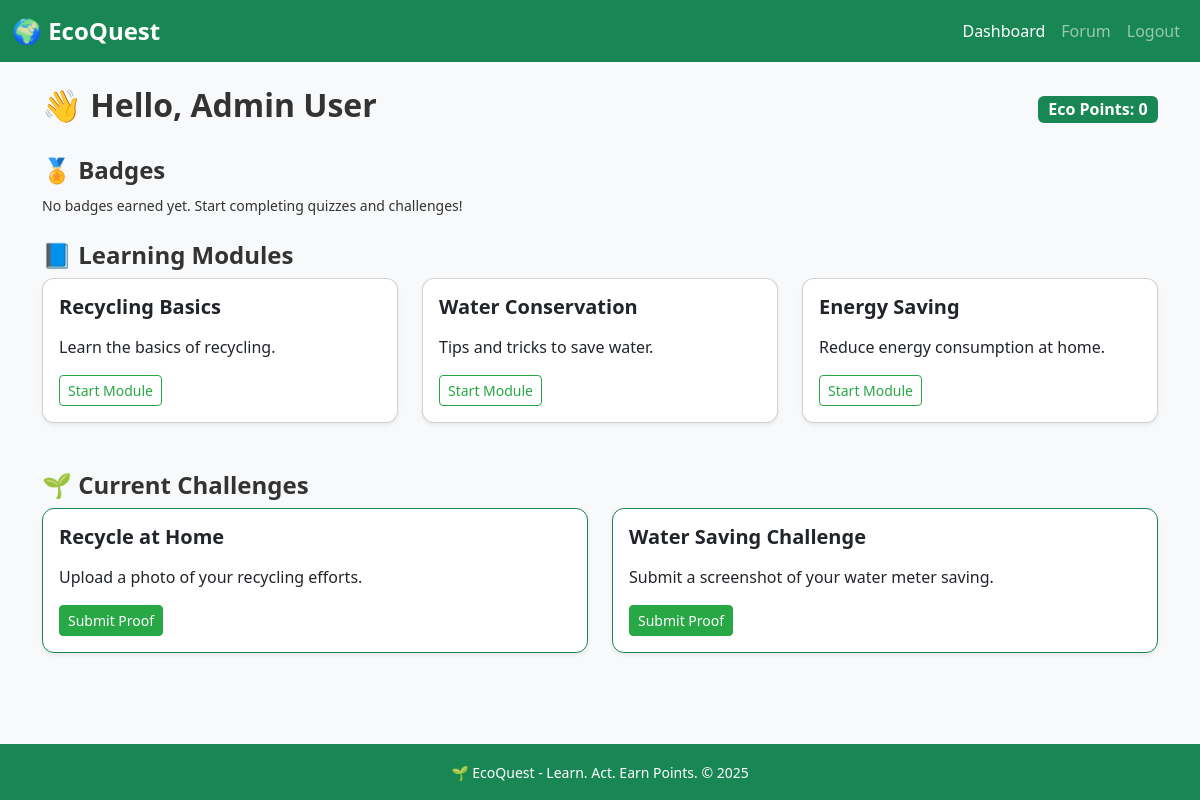
The page /dashboard (signed in) on the database its author committed.
### models.py (models this page shows, shortened)
class User(db.Model, UserMixin):
    __tablename__ = "user"
    id = db.Column(db.Integer, primary_key=True)
    name = db.Column(db.String(120), nullable=False)
    email = db.Column(db.String(120), unique=True, nullable=False)
    password = db.Column(db.String(200), nullable=False)
    role = db.Column(db.String(20), default="student")
    eco_points = db.Column(db.Integer, default=0)
    submissions = db.relationship("Submission", backref="user", lazy=True)
    forum_posts = db.relationship("ForumPost", backref="author", lazy=True)

class Module(db.Model):
    __tablename__ = "module"
    id = db.Column(db.Integer, primary_key=True)
    title = db.Column(db.String(200), nullable=False)
    description = db.Column(db.Text)
    content = db.Column(db.Text)
    quizzes = db.relationship("Quiz", backref="module", lazy=True)

class Challenge(db.Model):
    __tablename__ = "challenge"
    id = db.Column(db.Integer, primary_key=True)
    title = db.Column(db.String(200), nullable=False)
    description = db.Column(db.Text)
    points = db.Column(db.Integer, default=20)
    submissions = db.relationship("Submission", backref="challenge", lazy=True)

### app.py (the view)
@app.route("/dashboard")
@login_required
def dashboard():
    modules = Module.query.all()
    challenges = Challenge.query.all()
    if current_user.role == "teacher":
        return render_template(
            "dashboard_teacher.html",
            modules=modules,
            challenges=challenges,
        )
    leaderboard = User.query.filter_by(role="student").order_by(
        User.eco_points.desc()
    ).limit(5).all()
    return render_template(
        "dashboard_student.html",
        modules=modules,
        challenges=challenges,
        leaderboard=leaderboard,
    )

### app.py (called while the page is built)
@login_manager.user_loader
def load_user(user_id):
    return User.query.get(int(user_id))

@app.context_processor
def inject_now():
    return {"now": datetime.now}

### templates/dashboard_student.html (shortened to what this page needs)
{% extends "base.html" %}
{% block content %}
<div class="d-flex justify-content-between align-items-center mb-4">
    <h2>👋 Hello, {{ current_user.name }}</h2>
    <div>
        <span class="badge bg-success fs-6">Eco Points: {{ current_user.eco_points }}</span>
    </div>
</div>
<h4>🏅 Badges</h4>
<div class="mb-4">
    {% set badges = [] %}
    {% if current_user.eco_points >= 100 %} {% set _ = badges.append("Eco Warrior") %} {% endif %}
    {% if current_user.eco_points >= 200 %} {% set _ = badges.append("Green Hero") %} {% endif %}
    {% if current_user.eco_points >= 500 %} {% set _ = badges.append("Planet Protector") %} {% endif %}
    {% if badges %}
        {% for badge in badges %}
            <span class="badge bg-success me-2">{{ badge }}</span>
        {% endfor %}
    {% else %}
        <small>No badges earned yet. Start completing quizzes and challenges!</small>
    {% endif %}
</div>
<h4>📘 Learning Modules</h4>
<div class="row row-cols-1 row-cols-md-3 g-4 mb-5">
    {% for module in modules %}
    <div class="col">
        <div class="card h-100 shadow-sm">
            <div class="card-body">
                <h5 class="card-title">{{ module.title }}</h5>
                <p class="card-text">
                    {{ module.description[:120] }}{% if module.description|length > 120 %}...{% endif %}
                </p>
                <a href="{{ url_for('module_detail', module_id=module.id) }}" class="btn btn-outline-success btn-sm">
                    Start Module
                </a>
            </div>
        </div>
    </div>
    {% else %}
    <p>No modules available yet.</p>
    {% endfor %}
</div>
<h4>🌱 Current Challenges</h4>
<div class="row row-cols-1 row-cols-md-2 g-4 mb-5">
    {% for challenge in challenges %}
    <div class="col">
        <div class="card border-success h-100 shadow-sm">
            <div class="card-body">
                <h5 class="card-title">{{ challenge.title }}</h5>
                <p class="card-text">
                    {{ challenge.description[:120] }}{% if challenge.description|length > 120 %}...{% endif %}
                </p>
                <a href="{{ url_for('challenge', challenge_id=challenge.id) }}" class="btn btn-success btn-sm">
                    Submit Proof
                </a>
            </div>
        </div>
    </div>
    {% else %}
    <p>No challenges available yet.</p>
    {% endfor %}
</div>
{% endblock %}

### static/css/styles.css (style rules this page uses)
body { font-family: 'Segoe UI', Tahoma, Geneva, Verdana, sans-serif; background-color: #f8f9fa; color: #333; }
.card { border-radius: 0.75rem; }
.card-title { font-weight: 600; margin-bottom: 1rem; }
.btn-success { background-color: #28a745; border-color: #28a745; }
.btn-outline-success { color: #28a745; border-color: #28a745; }
.badge { font-size: 0.9rem; }
h2, h4, h5 { font-weight: 600; }

### rows shown on the page
User: name "Admin User", eco_points "0"
Module: title "Recycling Basics", description "Learn the basics of recycling."
Module: title "Water Conservation", description "Tips and tricks to save water."
Module: title "Energy Saving", description "Reduce energy consumption at home."
Challenge: title "Recycle at Home", description "Upload a photo of your recycling efforts."
Challenge: title "Water Saving Challenge", description "Submit a screenshot of your water meter saving."
